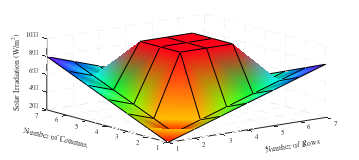

This chart was generated by the following MATLAB code:
clc;
clear all;

% define figure properties
opts.width      = 3.6;
opts.height     = 1.6;
opts.fontType   = 'Times';
opts.fontSize   = 5;

x = 1:1:7;
y = 1:1:7;

[X,Y] = meshgrid(x,y);

Z = [
        0200        0300        0400        0500        0600        0700        0800;
        0300        0200        0300        0400        0500        0600        0700;
        0400        0300        1000        1000        1000        0500        0600;
        0500        0400        1000        1000        1000        0400        0500;
        0600        0500        1000        1000        1000        0300        0400;
        0700        0600        0500        0400        0300        0200        0300;
        0800        0700        0600        0500        0400        0300        0200
    ];

fig = surf(Z);
xlabel('Number of Rows');
ylabel('Number of Columns');
zlabel('Solar Irradiation (W/m^2)');

set(gca,'GridLineStyle','--','GridColor',[0.7, 0.7, 0.7]);
set(gca,'fontname',opts.fontType,'FontSize',opts.fontSize);
set(gca,'xtick',[1:1:7],'ytick',[1:1:7]);
set(get(gca,'xlabel'),'rotation',9);
set(get(gca,'ylabel'),'rotation',-13);

colormap("hsv");
% colorbar;
set(fig,'edgecolor','black','LineWidth',0.2,'facecolor','interp');

set(gcf, 'PaperUnits', 'inches');
set(gcf, 'PaperPosition', [0 0 opts.width opts.height]);
print('Frame Shading','-vector','-dmeta','-r900');

pause(1)
close all